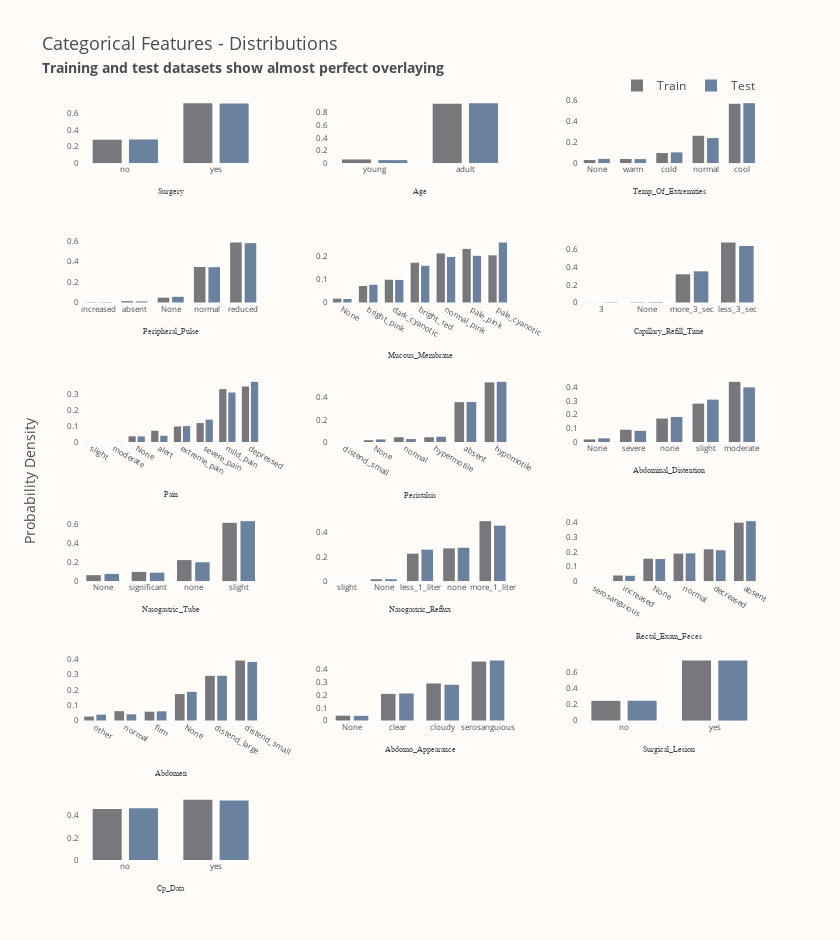

Write notebook code for a chart like this one.
### Markdown cell above
<p style="
    font-size: 20px;
    font-family: 'JetBrains Mono';
    color: #4A4B52;
    border-bottom: 2px solid #3A5A81;
">
    <b>Numerical Summary</b> 📜
</p>

<p style="
    font-size: 16px;
    font-family: 'JetBrains Mono';
">
    There we have almost perfect overlaying in both training and test datasets when you look at percentiles. <b>This means that datasets most probably derive from the same distribution.</b> A slightly different situation appears for the <code>Lesion-Variables</code> since these are not truly numeric values but codes. It's hard to say whether these may be handy. Since we have tables above, let's have a look at distribution plots.
</p>

### Code cell
def get_n_rows_axes(n_features, n_cols):
    n_rows = int(np.ceil(n_features / n_cols))
    current_col = range(1, n_cols + 1)
    current_row = range(1, n_rows + 1)
    return n_rows, list(product(current_row, current_col))


def draw_dist_for_group(group, vars_to_plot, n_cols=3, height=640):
    n_rows, axes = get_n_rows_axes(len(vars_to_plot), n_cols)
    fig = make_subplots(
        rows=n_rows,
        cols=n_cols,
        y_title="Probability Density",
        horizontal_spacing=0.1,
        vertical_spacing=0.1,
    )
    fig.update_annotations(font_size=14)
    for frame, color, frame_name in zip((train, test), ("#4A4B52", "#3A5A81"), ("Train", "Test")):
        for k, (var, (row, col)) in enumerate(zip(vars_to_plot, axes), start=1):
            # density, bins = np.histogram(frame[var].dropna(), density=True)
            fig.add_histogram(
                # x=bins,
                x=frame[var],
                histnorm="probability density",
                marker_color=color,
                marker_line_width=0,
                # marker_line_color=color,
                opacity=0.75,
                name=frame_name,
                legendgroup=frame_name,
                showlegend=k == 1,
                row=row,
                col=col,
            )
            fig.update_xaxes(
                tickfont_size=8,
                showgrid=False,
                title_text=var,
                titlefont_size=8,
                titlefont_family="Arial Black",
                row=row,
                col=col,
            )
            fig.update_yaxes(tickfont_size=8, showgrid=False, row=row, col=col)

    fig.update_layout(
        width=840,
        height=height,
        title=f"{group} Features - Distributions<br>"
        "<span style='font-size: 75%; font-weight: bold;'>"
        "Training and test datasets show almost perfect overlaying</span>",
        font_color=FONT_COLOR,
        title_font_size=18,
        plot_bgcolor=BACKGROUND_COLOR,
        paper_bgcolor=BACKGROUND_COLOR,
        bargap=0.1,
        bargroupgap=0.1,
        legend=dict(yanchor="bottom", xanchor="right", y=1, x=1, orientation="h", title=""),
    )
    return fig


cat_features = train.drop("Outcome", axis=1).select_dtypes("object").columns.to_list()
fig = draw_dist_for_group("Categorical", cat_features, height=940)
fig.update_xaxes(categoryorder="total ascending")
fig.update_layout(bargap=0.2, bargroupgap=0.2)
fig.show()

### Figure 1 — Plotly figure (JSON) as saved in the notebook; plotly's stock layout.template omitted (floating-point values rounded to 4 significant figures; data arrays with more than 128 entries replaced by an {"elided": "..."} marker saying what was removed)
{"data": [{"histnorm": "probability density", "legendgroup": "Train", "marker": {"color": "#4A4B52", "line": {"width": 0}}, "name": "Train", "opacity": 0.75, "showlegend": true, "type": "histogram", "x": {"elided": "1235 str values"}, "xaxis": "x", "yaxis": "y"}, {"histnorm": "probability density", "legendgroup": "Train", "marker": {"color": "#4A4B52", "line": {"width": 0}}, "name": "Train", "opacity": 0.75, "showlegend": false, "type": "histogram", "x": {"elided": "1235 str values"}, "xaxis": "x2", "yaxis": "y2"}, {"histnorm": "probability density", "legendgroup": "Train", "marker": {"color": "#4A4B52", "line": {"width": 0}}, "name": "Train", "opacity": 0.75, "showlegend": false, "type": "histogram", "x": {"elided": "1235 str values"}, "xaxis": "x3", "yaxis": "y3"}, {"histnorm": "probability density", "legendgroup": "Train", "marker": {"color": "#4A4B52", "line": {"width": 0}}, "name": "Train", "opacity": 0.75, "showlegend": false, "type": "histogram", "x": {"elided": "1235 str values"}, "xaxis": "x4", "yaxis": "y4"}, {"histnorm": "probability density", "legendgroup": "Train", "marker": {"color": "#4A4B52", "line": {"width": 0}}, "name": "Train", "opacity": 0.75, "showlegend": false, "type": "histogram", "x": {"elided": "1235 str values"}, "xaxis": "x5", "yaxis": "y5"}, {"histnorm": "probability density", "legendgroup": "Train", "marker": {"color": "#4A4B52", "line": {"width": 0}}, "name": "Train", "opacity": 0.75, "showlegend": false, "type": "histogram", "x": {"elided": "1235 str values"}, "xaxis": "x6", "yaxis": "y6"}, {"histnorm": "probability density", "legendgroup": "Train", "marker": {"color": "#4A4B52", "line": {"width": 0}}, "name": "Train", "opacity": 0.75, "showlegend": false, "type": "histogram", "x": {"elided": "1235 str values"}, "xaxis": "x7", "yaxis": "y7"}, {"histnorm": "probability density", "legendgroup": "Train", "marker": {"color": "#4A4B52", "line": {"width": 0}}, "name": "Train", "opacity": 0.75, "showlegend": false, "type": "histogram", "x": {"elided": "1235 str values"}, "xaxis": "x8", "yaxis": "y8"}, {"histnorm": "probability density", "legendgroup": "Train", "marker": {"color": "#4A4B52", "line": {"width": 0}}, "name": "Train", "opacity": 0.75, "showlegend": false, "type": "histogram", "x": {"elided": "1235 str values"}, "xaxis": "x9", "yaxis": "y9"}, {"histnorm": "probability density", "legendgroup": "Train", "marker": {"color": "#4A4B52", "line": {"width": 0}}, "name": "Train", "opacity": 0.75, "showlegend": false, "type": "histogram", "x": {"elided": "1235 str values"}, "xaxis": "x10", "yaxis": "y10"}, {"histnorm": "probability density", "legendgroup": "Train", "marker": {"color": "#4A4B52", "line": {"width": 0}}, "name": "Train", "opacity": 0.75, "showlegend": false, "type": "histogram", "x": {"elided": "1235 str values"}, "xaxis": "x11", "yaxis": "y11"}, {"histnorm": "probability density", "legendgroup": "Train", "marker": {"color": "#4A4B52", "line": {"width": 0}}, "name": "Train", "opacity": 0.75, "showlegend": false, "type": "histogram", "x": {"elided": "1235 str values"}, "xaxis": "x12", "yaxis": "y12"}, {"histnorm": "probability density", "legendgroup": "Train", "marker": {"color": "#4A4B52", "line": {"width": 0}}, "name": "Train", "opacity": 0.75, "showlegend": false, "type": "histogram", "x": {"elided": "1235 str values"}, "xaxis": "x13", "yaxis": "y13"}, {"histnorm": "probability density", "legendgroup": "Train", "marker": {"color": "#4A4B52", "line": {"width": 0}}, "name": "Train", "opacity": 0.75, "showlegend": false, "type": "histogram", "x": {"elided": "1235 str values"}, "xaxis": "x14", "yaxis": "y14"}, {"histnorm": "probability density", "legendgroup": "Train", "marker": {"color": "#4A4B52", "line": {"width": 0}}, "name": "Train", "opacity": 0.75, "showlegend": false, "type": "histogram", "x": {"elided": "1235 str values"}, "xaxis": "x15", "yaxis": "y15"}, {"histnorm": "probability density", "legendgroup": "Train", "marker": {"color": "#4A4B52", "line": {"width": 0}}, "name": "Train", "opacity": 0.75, "showlegend": false, "type": "histogram", "x": {"elided": "1235 str values"}, "xaxis": "x16", "yaxis": "y16"}, {"histnorm": "probability density", "legendgroup": "Test", "marker": {"color": "#3A5A81", "line": {"width": 0}}, "name": "Test", "opacity": 0.75, "showlegend": true, "type": "histogram", "x": {"elided": "824 str values"}, "xaxis": "x", "yaxis": "y"}, {"histnorm": "probability density", "legendgroup": "Test", "marker": {"color": "#3A5A81", "line": {"width": 0}}, "name": "Test", "opacity": 0.75, "showlegend": false, "type": "histogram", "x": {"elided": "824 str values"}, "xaxis": "x2", "yaxis": "y2"}, {"histnorm": "probability density", "legendgroup": "Test", "marker": {"color": "#3A5A81", "line": {"width": 0}}, "name": "Test", "opacity": 0.75, "showlegend": false, "type": "histogram", "x": {"elided": "824 str values"}, "xaxis": "x3", "yaxis": "y3"}, {"histnorm": "probability density", "legendgroup": "Test", "marker": {"color": "#3A5A81", "line": {"width": 0}}, "name": "Test", "opacity": 0.75, "showlegend": false, "type": "histogram", "x": {"elided": "824 str values"}, "xaxis": "x4", "yaxis": "y4"}, {"histnorm": "probability density", "legendgroup": "Test", "marker": {"color": "#3A5A81", "line": {"width": 0}}, "name": "Test", "opacity": 0.75, "showlegend": false, "type": "histogram", "x": {"elided": "824 str values"}, "xaxis": "x5", "yaxis": "y5"}, {"histnorm": "probability density", "legendgroup": "Test", "marker": {"color": "#3A5A81", "line": {"width": 0}}, "name": "Test", "opacity": 0.75, "showlegend": false, "type": "histogram", "x": {"elided": "824 str values"}, "xaxis": "x6", "yaxis": "y6"}, {"histnorm": "probability density", "legendgroup": "Test", "marker": {"color": "#3A5A81", "line": {"width": 0}}, "name": "Test", "opacity": 0.75, "showlegend": false, "type": "histogram", "x": {"elided": "824 str values"}, "xaxis": "x7", "yaxis": "y7"}, {"histnorm": "probability density", "legendgroup": "Test", "marker": {"color": "#3A5A81", "line": {"width": 0}}, "name": "Test", "opacity": 0.75, "showlegend": false, "type": "histogram", "x": {"elided": "824 str values"}, "xaxis": "x8", "yaxis": "y8"}, {"histnorm": "probability density", "legendgroup": "Test", "marker": {"color": "#3A5A81", "line": {"width": 0}}, "name": "Test", "opacity": 0.75, "showlegend": false, "type": "histogram", "x": {"elided": "824 str values"}, "xaxis": "x9", "yaxis": "y9"}, {"histnorm": "probability density", "legendgroup": "Test", "marker": {"color": "#3A5A81", "line": {"width": 0}}, "name": "Test", "opacity": 0.75, "showlegend": false, "type": "histogram", "x": {"elided": "824 str values"}, "xaxis": "x10", "yaxis": "y10"}, {"histnorm": "probability density", "legendgroup": "Test", "marker": {"color": "#3A5A81", "line": {"width": 0}}, "name": "Test", "opacity": 0.75, "showlegend": false, "type": "histogram", "x": {"elided": "824 str values"}, "xaxis": "x11", "yaxis": "y11"}, {"histnorm": "probability density", "legendgroup": "Test", "marker": {"color": "#3A5A81", "line": {"width": 0}}, "name": "Test", "opacity": 0.75, "showlegend": false, "type": "histogram", "x": {"elided": "824 str values"}, "xaxis": "x12", "yaxis": "y12"}, {"histnorm": "probability density", "legendgroup": "Test", "marker": {"color": "#3A5A81", "line": {"width": 0}}, "name": "Test", "opacity": 0.75, "showlegend": false, "type": "histogram", "x": {"elided": "824 str values"}, "xaxis": "x13", "yaxis": "y13"}, {"histnorm": "probability density", "legendgroup": "Test", "marker": {"color": "#3A5A81", "line": {"width": 0}}, "name": "Test", "opacity": 0.75, "showlegend": false, "type": "histogram", "x": {"elided": "824 str values"}, "xaxis": "x14", "yaxis": "y14"}, {"histnorm": "probability density", "legendgroup": "Test", "marker": {"color": "#3A5A81", "line": {"width": 0}}, "name": "Test", "opacity": 0.75, "showlegend": false, "type": "histogram", "x": {"elided": "824 str values"}, "xaxis": "x15", "yaxis": "y15"}, {"histnorm": "probability density", "legendgroup": "Test", "marker": {"color": "#3A5A81", "line": {"width": 0}}, "name": "Test", "opacity": 0.75, "showlegend": false, "type": "histogram", "x": {"elided": "824 str values"}, "xaxis": "x16", "yaxis": "y16"}], "layout": {"annotations": [{"font": {"size": 14}, "showarrow": false, "text": "Probability Density", "textangle": -90, "x": 0, "xanchor": "right", "xref": "paper", "xshift": -40, "y": 0.5, "yanchor": "middle", "yref": "paper"}], "bargap": 0.2, "bargroupgap": 0.2, "font": {"color": "#4A4B52"}, "height": 940, "legend": {"orientation": "h", "title": {"text": ""}, "x": 1, "xanchor": "right", "y": 1, "yanchor": "bottom"}, "paper_bgcolor": "#FFFCFA", "plot_bgcolor": "#FFFCFA", "title": {"font": {"size": 18}, "text": "Categorical Features - Distributions<br><span style='font-size: 75%; font-weight: bold;'>Training and test datasets show almost perfect overlaying</span>"}, "width": 840, "xaxis": {"anchor": "y", "categoryorder": "total ascending", "domain": [0, 0.2667], "showgrid": false, "tickfont": {"size": 8}, "title": {"font": {"family": "Arial Black", "size": 8}, "text": "Surgery"}}, "xaxis10": {"anchor": "y10", "categoryorder": "total ascending", "domain": [0, 0.2667], "showgrid": false, "tickfont": {"size": 8}, "title": {"font": {"family": "Arial Black", "size": 8}, "text": "Nasogastric_Tube"}}, "xaxis11": {"anchor": "y11", "categoryorder": "total ascending", "domain": [0.3667, 0.6333], "showgrid": false, "tickfont": {"size": 8}, "title": {"font": {"family": "Arial Black", "size": 8}, "text": "Nasogastric_Reflux"}}, "xaxis12": {"anchor": "y12", "categoryorder": "total ascending", "domain": [0.7333, 1], "showgrid": false, "tickfont": {"size": 8}, "title": {"font": {"family": "Arial Black", "size": 8}, "text": "Rectal_Exam_Feces"}}, "xaxis13": {"anchor": "y13", "categoryorder": "total ascending", "domain": [0, 0.2667], "showgrid": false, "tickfont": {"size": 8}, "title": {"font": {"family": "Arial Black", "size": 8}, "text": "Abdomen"}}, "xaxis14": {"anchor": "y14", "categoryorder": "total ascending", "domain": [0.3667, 0.6333], "showgrid": false, "tickfont": {"size": 8}, "title": {"font": {"family": "Arial Black", "size": 8}, "text": "Abdomo_Appearance"}}, "xaxis15": {"anchor": "y15", "categoryorder": "total ascending", "domain": [0.7333, 1], "showgrid": false, "tickfont": {"size": 8}, "title": {"font": {"family": "Arial Black", "size": 8}, "text": "Surgical_Lesion"}}, "xaxis16": {"anchor": "y16", "categoryorder": "total ascending", "domain": [0, 0.2667], "showgrid": false, "tickfont": {"size": 8}, "title": {"font": {"family": "Arial Black", "size": 8}, "text": "Cp_Data"}}, "xaxis17": {"anchor": "y17", "categoryorder": "total ascending", "domain": [0.3667, 0.6333]}, "xaxis18": {"anchor": "y18", "categoryorder": "total ascending", "domain": [0.7333, 1]}, "xaxis2": {"anchor": "y2", "categoryorder": "total ascending", "domain": [0.3667, 0.6333], "showgrid": false, "tickfont": {"size": 8}, "title": {"font": {"family": "Arial Black", "size": 8}, "text": "Age"}}, "xaxis3": {"anchor": "y3", "categoryorder": "total ascending", "domain": [0.7333, 1], "showgrid": false, "tickfont": {"size": 8}, "title": {"font": {"family": "Arial Black", "size": 8}, "text": "Temp_Of_Extremities"}}, "xaxis4": {"anchor": "y4", "categoryorder": "total ascending", "domain": [0, 0.2667], "showgrid": false, "tickfont": {"size": 8}, "title": {"font": {"family": "Arial Black", "size": 8}, "text": "Peripheral_Pulse"}}, "xaxis5": {"anchor": "y5", "categoryorder": "total ascending", "domain": [0.3667, 0.6333], "showgrid": false, "tickfont": {"size": 8}, "title": {"font": {"family": "Arial Black", "size": 8}, "text": "Mucous_Membrane"}}, "xaxis6": {"anchor": "y6", "categoryorder": "total ascending", "domain": [0.7333, 1], "showgrid": false, "tickfont": {"size": 8}, "title": {"font": {"family": "Arial Black", "size": 8}, "text": "Capillary_Refill_Time"}}, "xaxis7": {"anchor": "y7", "categoryorder": "total ascending", "domain": [0, 0.2667], "showgrid": false, "tickfont": {"size": 8}, "title": {"font": {"family": "Arial Black", "size": 8}, "text": "Pain"}}, "xaxis8": {"anchor": "y8", "categoryorder": "total ascending", "domain": [0.3667, 0.6333], "showgrid": false, "tickfont": {"size": 8}, "title": {"font": {"family": "Arial Black", "size": 8}, "text": "Peristalsis"}}, "xaxis9": {"anchor": "y9", "categoryorder": "total ascending", "domain": [0.7333, 1], "showgrid": false, "tickfont": {"size": 8}, "title": {"font": {"family": "Arial Black", "size": 8}, "text": "Abdominal_Distention"}}, "yaxis": {"anchor": "x", "domain": [0.9167, 1], "showgrid": false, "tickfont": {"size": 8}}, "yaxis10": {"anchor": "x10", "domain": [0.3667, 0.45], "showgrid": false, "tickfont": {"size": 8}}, "yaxis11": {"anchor": "x11", "domain": [0.3667, 0.45], "showgrid": false, "tickfont": {"size": 8}}, "yaxis12": {"anchor": "x12", "domain": [0.3667, 0.45], "showgrid": false, "tickfont": {"size": 8}}, "yaxis13": {"anchor": "x13", "domain": [0.1833, 0.2667], "showgrid": false, "tickfont": {"size": 8}}, "yaxis14": {"anchor": "x14", "domain": [0.1833, 0.2667], "showgrid": false, "tickfont": {"size": 8}}, "yaxis15": {"anchor": "x15", "domain": [0.1833, 0.2667], "showgrid": false, "tickfont": {"size": 8}}, "yaxis16": {"anchor": "x16", "domain": [0, 0.08333], "showgrid": false, "tickfont": {"size": 8}}, "yaxis17": {"anchor": "x17", "domain": [0, 0.08333]}, "yaxis18": {"anchor": "x18", "domain": [0, 0.08333]}, "yaxis2": {"anchor": "x2", "domain": [0.9167, 1], "showgrid": false, "tickfont": {"size": 8}}, "yaxis3": {"anchor": "x3", "domain": [0.9167, 1], "showgrid": false, "tickfont": {"size": 8}}, "yaxis4": {"anchor": "x4", "domain": [0.7333, 0.8167], "showgrid": false, "tickfont": {"size": 8}}, "yaxis5": {"anchor": "x5", "domain": [0.7333, 0.8167], "showgrid": false, "tickfont": {"size": 8}}, "yaxis6": {"anchor": "x6", "domain": [0.7333, 0.8167], "showgrid": false, "tickfont": {"size": 8}}, "yaxis7": {"anchor": "x7", "domain": [0.55, 0.6333], "showgrid": false, "tickfont": {"size": 8}}, "yaxis8": {"anchor": "x8", "domain": [0.55, 0.6333], "showgrid": false, "tickfont": {"size": 8}}, "yaxis9": {"anchor": "x9", "domain": [0.55, 0.6333], "showgrid": false, "tickfont": {"size": 8}}}}
